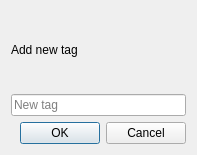
<?xml version="1.0" encoding="UTF-8"?>
<ui version="4.0">
 <class>TagAddDialog</class>
 <widget class="QDialog" name="TagAddDialog">
  <property name="geometry">
   <rect>
    <x>0</x>
    <y>0</y>
    <width>197</width>
    <height>155</height>
   </rect>
  </property>
  <property name="sizePolicy">
   <sizepolicy hsizetype="Preferred" vsizetype="Minimum">
    <horstretch>0</horstretch>
    <verstretch>0</verstretch>
   </sizepolicy>
  </property>
  <property name="windowTitle">
   <string>Add a new tag</string>
  </property>
  <property name="windowIcon">
   <iconset theme="tag" resource="../breeze-qownnotes.qrc">
    <normaloff>:/icons/breeze-qownnotes/16x16/tag.svg</normaloff>:/icons/breeze-qownnotes/16x16/tag.svg</iconset>
  </property>
  <layout class="QGridLayout" name="gridLayout">
   <item row="0" column="0">
    <widget class="QLabel" name="label">
     <property name="text">
      <string>Add new tag</string>
     </property>
    </widget>
   </item>
   <item row="2" column="0">
    <widget class="QDialogButtonBox" name="buttonBox">
     <property name="orientation">
      <enum>Qt::Horizontal</enum>
     </property>
     <property name="standardButtons">
      <set>QDialogButtonBox::Cancel|QDialogButtonBox::Ok</set>
     </property>
    </widget>
   </item>
   <item row="1" column="0">
    <widget class="QLineEdit" name="nameLineEdit">
     <property name="placeholderText">
      <string>New tag</string>
     </property>
    </widget>
   </item>
  </layout>
 </widget>
 <resources>
  <include location="../breeze-qownnotes.qrc"/>
 </resources>
 <connections>
  <connection>
   <sender>buttonBox</sender>
   <signal>accepted()</signal>
   <receiver>TagAddDialog</receiver>
   <slot>accept()</slot>
   <hints>
    <hint type="sourcelabel">
     <x>248</x>
     <y>254</y>
    </hint>
    <hint type="destinationlabel">
     <x>157</x>
     <y>274</y>
    </hint>
   </hints>
  </connection>
  <connection>
   <sender>buttonBox</sender>
   <signal>rejected()</signal>
   <receiver>TagAddDialog</receiver>
   <slot>reject()</slot>
   <hints>
    <hint type="sourcelabel">
     <x>316</x>
     <y>260</y>
    </hint>
    <hint type="destinationlabel">
     <x>286</x>
     <y>274</y>
    </hint>
   </hints>
  </connection>
 </connections>
</ui>
